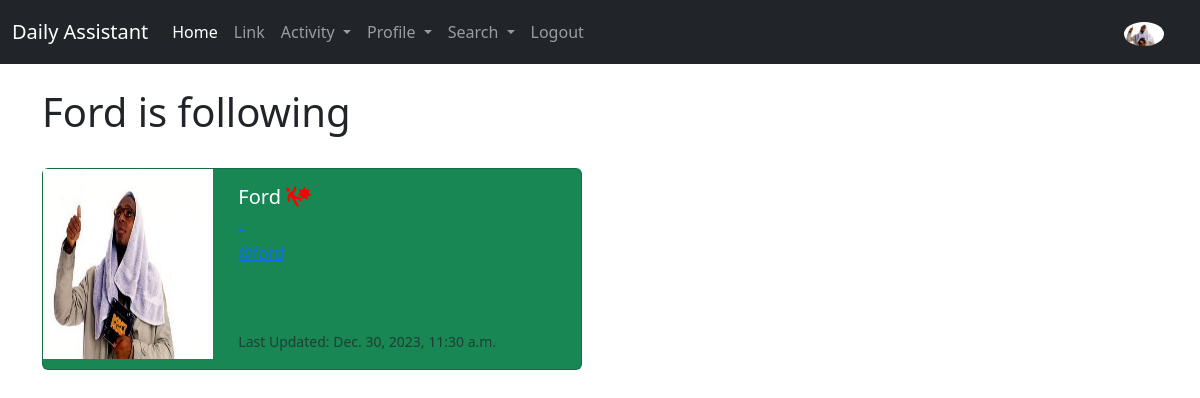
The app's page /profile/follows/16 (signed in) with its own data.
### socialapp/models.py (models this page shows, shortened)
class Profile(models.Model):
    user = models.OneToOneField(User, on_delete=models.CASCADE)
    follows = models.ManyToManyField("self",
        related_name="followed_by",
        symmetrical=False,
        blank=True)
    date_modified = models.DateTimeField(User, auto_now= True)
    profile_image = models.ImageField(null=True, blank=True, upload_to="images/")
    profile_bio = models.CharField(null=True, blank=True, max_length=500)
    website_link = models.CharField(null=True, blank=True, max_length=100)
    facebook_link = models.CharField(null=True, blank=True, max_length=100)
    instagram_link = models.CharField(null=True, blank=True, max_length=100)
    linkedin_link = models.CharField(null=True, blank=True, max_length=100)
    github_link = models.CharField(null=True, blank=True, max_length=100)

### socialapp/views.py (the view)
# urls.py: path('profile/follows/<int:pk>', views.follows, name='follows'),
def follows (request, pk):
    if request.user.is_authenticated:
        if request.user.id == pk:
            profiles = Profile.objects.get(user_id = pk)
            return render(request, 'follows.html', {"profiles":profiles})
        else:
            messages.warning(request, ("You cannot view others profile pages"))
            return redirect('home')
    else:
        messages.warning(request, ("Sorry but you must be logged in to view this page"))
        return redirect('home')

### socialapp/templates/follows.html
{% extends 'base.html' %}
{% load static %}
{% block content %}
    <h1>{{ request.user.username }} is following</h1>
<br/>
{% if profiles %}
    {% for profile in profiles.follows.all %}
    <div class="card text-bg-success mb-3" style="max-width: 540px;">
        <div class="row g-0">
          <div class="col-md-4">
            {% if profile.profile_image %}
            <img src="{{ profile.profile_image.url}}" width=170 height=190 class="w3-round" alt="{{profile.user.username}}">
            {% else %}
            <img src="{% static 'images/default_none.jpg' %}" class="img-fluid rounded-start" alt="Profile Image">
            {% endif %}
          </div>
          <div class="col-md-8">
            <div class="card-body">
              <h5 class="card-title">{{ profile.user.username }}
                {% if profile in profiles.follows.all %}
                            <a href="{% url 'unfollow' profile.user.id %}">
                            <i class="fa-solid fa-person-falling-burst" style="color:red"></i><br>&nbsp;
                {% else %}
                        <a href="{% url 'follow' profile.user.id %}">
                            <i class="fa-solid fa-user-plus" style="color:green"></i><br>&nbsp;
                {% endif %}
              </h5>
              <p class="card-text"><a href="{% url 'profile' profile.user.id %}"> @{{profile.user.username|lower }}</a></p>
              <br/><br/>
              <p class="card-text"><small class="text-body-secondary">Last Updated: {{profile.date_modified }}
              </small></p>
            </div>
          </div>
        </div>
      </div>
      <br/><br/>
    {% endfor %}
{% endif %}
{% endblock %}

### socialapp/templates/navbar.html (shortened to what this page needs)
{% load static %}
<nav class="navbar navbar-expand-lg bg-dark navbar-dark">
    <div class="container-fluid">
      <a class="navbar-brand" href="{% url 'home' %}">Daily Assistant</a>
      <div class="collapse navbar-collapse" id="navbarSupportedContent">
        <ul class="navbar-nav me-auto mb-2 mb-lg-0">
          {% if user.is_authenticated %}
          <li class="nav-item">
            <a class="nav-link active" aria-current="page" href="{% url 'home' %}">Home</a>
          </li>
          <li class="nav-item">
            <a class="nav-link" href="#">Link</a>
          </li>
          <li class="nav-item dropdown">
            <a class="nav-link dropdown-toggle" href="#" role="button" data-bs-toggle="dropdown" aria-expanded="false">Activity
            </a>
          </li>
          <li class="nav-item dropdown">
            <a class="nav-link dropdown-toggle" href="#" role="button" data-bs-toggle="dropdown" aria-expanded="false">Profile
            </a>
          <li class="nav-item dropdown">
            <a class="nav-link dropdown-toggle" href="#" role="button" data-bs-toggle="dropdown" aria-expanded="false">
              Search
            </a>
          </li>
          <li class="nav-item">
            <a class="nav-link"
            href="{% url 'logout' %}">Logout</a>
          </li>
        </ul>
          {% else %}
            <li class="nav-item">
              <a class="nav-link"
              href="{% url 'login' %}">Login</a>
              </li>
          {% endif %}
          <li class="nav-item">
            <a class="nav-link"
            href="{% url 'login' %}">Search</a>
            </li>
          <li class="nav-item">
            <a class="nav-link"
            href="{% url 'login' %}">Login</a>
            </li>
          {% if user.is_authenticated %}
          <ul class="navbar-nav ml-auto">
            <li class="nav-link navbar-brand">
              <a href="{% url 'profile' request.user.id %}">
              {% if user.profile.profile_image %}
              <img src="{{ user.profile.profile_image.url }}" class="rounded-circle" width=40>
              {% else %}
                  <img src="{% static 'images/default_none.jpg' %}" class="rounded-circle" alt="Profile Image"     width=40>
              {% endif %}
              </a>
            </li>
          </ul>
          {% endif %}
      </div>
    </div>
  </nav>

### records on screen
Profile: profile_image (picture), user.username "Ford", date_modified "Dec. 30, 2023, 11:30 a.m."

### other values on screen
{{ request.user.username }} "Ford"
